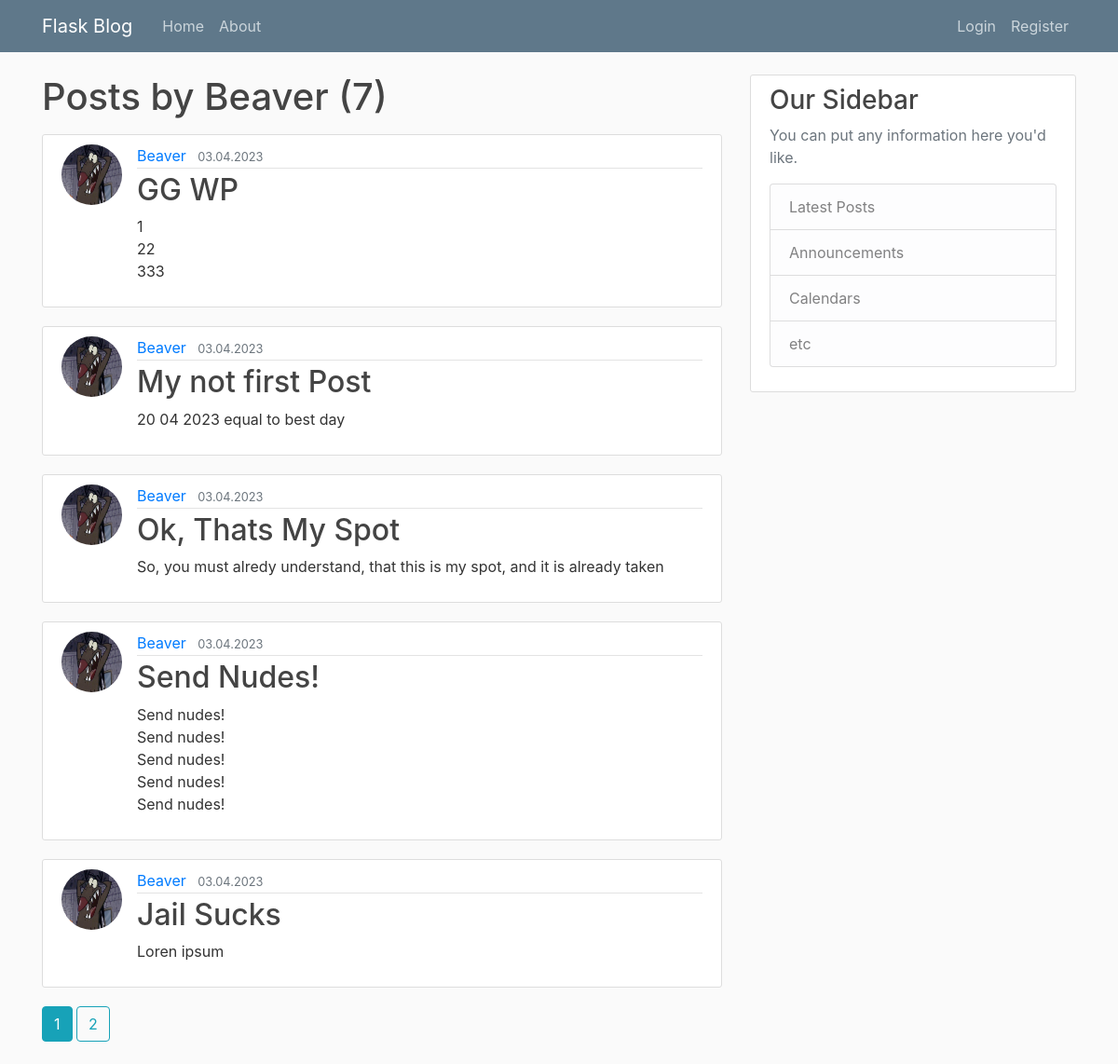
The page /user/Beaver on the database its author committed.
### flaskblog/models.py (models this page shows, shortened)
class User(db.Model, UserMixin):
    id = db.Column(db.Integer, primary_key=True)
    username = db.Column(db.String(20), unique=True, nullable=False)
    email = db.Column(db.String(120), unique=True, nullable=False)
    image_file = db.Column(db.String(20), nullable=False, default='default.jpg')
    password = db.Column(db.String(60), nullable=False)
    posts = db.relationship('Post', backref='author', lazy=True)

class Post(db.Model):
    id = db.Column(db.Integer, primary_key=True)
    title = db.Column(db.String(100), nullable=False)
    date_posted = db.Column(db.DateTime, nullable=False, default=datetime.utcnow())
    content = db.Column(db.Text, nullable=False)
    user_id = db.Column(db.Integer, db.ForeignKey('user.id'), nullable=False)

### flaskblog/users/routes.py (the view)
@users.route("/user/<string:username>")
def user_posts(username):
    page = request.args.get('page', 1, type=int)
    user = User.query.filter_by(username=username).first_or_404()
    posts = Post.query.filter_by(author=user).order_by(Post.date_posted.desc()).paginate(page=page, per_page=5)
    return render_template('user_posts.html', posts=posts, user=user)

### flaskblog/templates/user_posts.html (shortened to what this page needs)
{% extends "layouts.html" %}
{% block content%}
    <h1 class="mb-3">Posts by {{ user.username }} ({{ posts.total }})</h1>
    {% for post in posts.items %}
        <article class="media content-section">
        <img class="rounded-circle article-img" src="{{ url_for('static', filename='profile_pics/' + post.author.image_file) }}">
          <div class="media-body">
            <div class="article-metadata">
              <a class="mr-2" href="{{ url_for('users.user_posts', username=post.author.username) }}">{{ post.author.username }}</a>
              <small class="text-muted">{{ post.date_posted.strftime('%d.%m.%Y') }}</small>
            </div>
            <h2><a class="article-title" href="{{ url_for('posts.post', post_id=post.id) }}">{{ post.title }}</a></h2>
            <p class="article-content">{{ post.content }}</p>
          </div>
        </article>
    {% endfor %}
    {% for page_num in posts.iter_pages(left_edge=1, right_edge=1, left_current=1, right_current=1) %}
        {% if page_num %}
            {% if posts.page == page_num %}
                <a class="btn btn-info mb-4"  href="{{ url_for('users.user_posts', username=user.username, page=page_num) }}">{{ page_num }}</a>
            {% else %}
                <a class="btn btn-outline-info mb-4"  href="{{ url_for('users.user_posts', username=user.username, page=page_num) }}">{{ page_num }}</a>
            {% endif %}
        {% endif %}
    {% endfor %}
{% endblock content %}

### flaskblog/static/main.css (style rules this page uses)
body { background: #fafafa; color: #333333; margin-top: 5rem; }
h1, h2, h3, h4, h5, h6 { color: #444444; }
.content-section { background: #ffffff; padding: 10px 20px; border: 1px solid #dddddd; border-radius: 3px; margin-bottom: 20px; }
.article-title { color: #444444; }
.article-content { white-space: pre-line; }
.article-img { height: 65px; width: 65px; margin-right: 16px; }
.article-metadata { padding-bottom: 1px; margin-bottom: 4px; border-bottom: 1px solid #e3e3e3 }

### rows shown on the page
User: username "Beaver"
Post: image_file (placeholder picture), author.username "Beaver", date_posted "03.04.2023", title "GG WP", content "1 22 333"
Post: image_file (placeholder picture), author.username "Beaver", date_posted "03.04.2023", title "My not first Post", content "20 04 2023 equal to best day"
Post: image_file (placeholder picture), author.username "Beaver", date_posted "03.04.2023", title "Ok, Thats My Spot", content "So, you must alredy understand, that this is my spot, and it is already taken"
Post: image_file (placeholder picture), author.username "Beaver", date_posted "03.04.2023", title "Send Nudes!", content "Send nudes! Send nudes! Send nudes! Send nudes! Send nudes!"
Post: image_file (placeholder picture), author.username "Beaver", date_posted "03.04.2023", title "Jail Sucks", content "Loren ipsum"

### other values the page prints
{{ posts.total }} "7"
{{ page_num }} "1"
{{ page_num }} "2"
